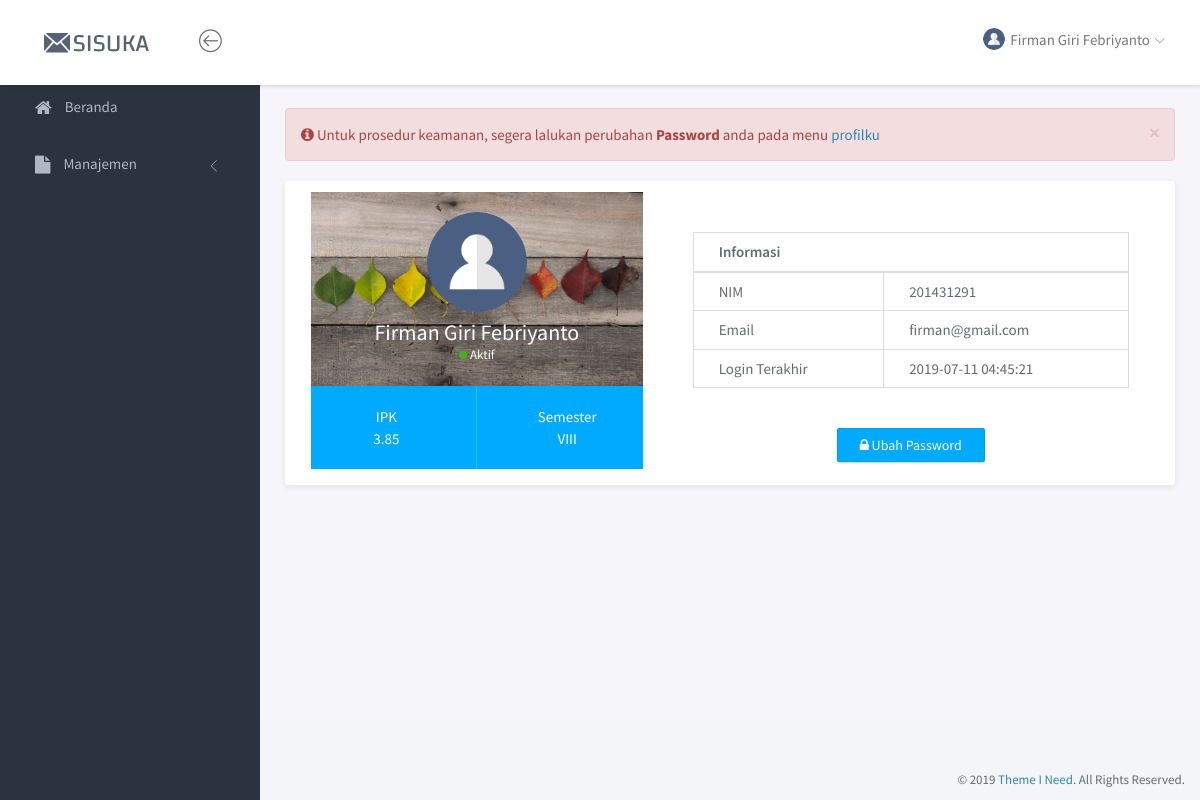
/index.php?page=profil (signed in), run on an earlier commit of the app's database.
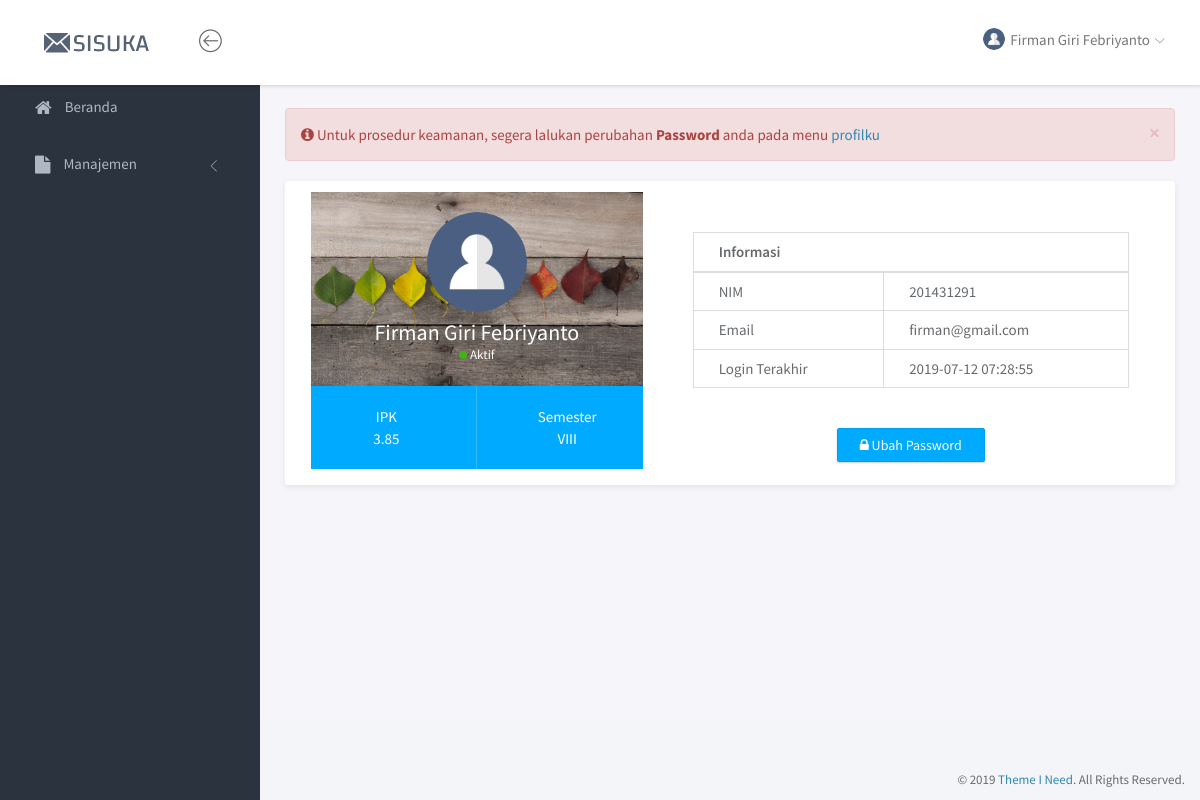
And on a later commit of the database.
### tables this page shows
CREATE TABLE `tbl_mahasiswa` (
  `nim` varchar(15) NOT NULL,
  `nama_lengkap` varchar(100) NOT NULL,
  `email` varchar(50) NOT NULL,
  `ipk` decimal(3,2) NOT NULL,
  `semester` varchar(5) NOT NULL,
  `password` varchar(10) NOT NULL,
  `terakhir_login` timestamp NULL DEFAULT NULL ON UPDATE CURRENT_TIMESTAMP
);

### page/profil/profil.php (the view, shortened to what this page needs)
<div class="panel panel-headline">
    <div class="panel-body">
        <div class="row">
            <div class="col-md-5">
                <div class="profile-header">
                    <div class="profile-main">
                        <img src="<?= $photo ?>" class="img-circle" width="100" alt="<?= $nama ?>">
                        <h3 class="name"><?= $nama ?></h3>
                        <span class="online-status status-available">Aktif</span>
                    </div>
                    <div class="profile-stat">
                        <div class="row">
                            <div class="col-md-6 stat-item">
                                <span>IPK</span> <?= $datauser['ipk'] ?>
                            </div>
                            <div class="col-md-6 stat-item">
                                <span>Semester</span> <?= $datauser['semester'] ?>
                            </div>
                        </div>
                    </div>
                </div>
            </div>
            <div class="col-md-7">
                <div class="profile-info informasiumum">
                    <table class="table table-bordered">
                        <thead>
                            <tr>
                                <th colspan="2">Informasi</th>
                            </tr>
                        </thead>
                        <tbody>
                            <tr>
                                <td>NIM</td>
                                <td><?= $datauser['nim'] ?></td>
                            </tr>
                            <tr>
                                <td>Email</td>
                                <td><?= $datauser['email'] ?></td>
                            </tr>
                            <tr>
                                <td>Login Terakhir</td>
                                <td><?= $datauser['terakhir_login'] ?></td>
                            </tr>
                        </tbody>
                    </table>
                </div>
                <div id="btneditpassword" class="text-center informasiumum"><button class="btn btn-primary"><i class="fa fa-lock"></i> Ubah Password</button></div>
            </div>
        </div>
    </div>
</div>

### index.php (shortened to what this page needs)
<?php
	if (!empty($_SESSION['username']) && !empty($_SESSION['password']) && !empty($_SESSION['role'])){
		include "lib/koneksi.php";
?>
<!doctype html>
<html lang="en">
<head>
	<link rel="stylesheet" href="assets/vendor/bootstrap/css/bootstrap.min.css">
	<link rel="stylesheet" href="assets/vendor/font-awesome/css/font-awesome.min.css">
	<link rel="stylesheet" href="assets/vendor/linearicons/style.css">
	<link rel="stylesheet" href="assets/vendor/chartist/css/chartist-custom.css">
	<link rel="stylesheet" href="assets/css/main.css">
	<link rel="stylesheet" href="assets/css/demo.css">
	<link rel="stylesheet" href="assets/vendor/font-awesome/css/font-awesome.min.css">
	<link rel="stylesheet" href="assets/vendor/datatables.net-bs/css/dataTables.bootstrap.min.css">
</head>
<body>
	<div id="wrapper">
		<?php
			include "service.php";
			include "header.php";
			include "sidebar.php";
		?>
		<div class="main">
			<div class="main-content">
				<div class="container-fluid">
					<?= reminderChangePassword($role, $_SESSION['username']) ?>
					<?php include "content.php"; ?>
				</div>
			</div>
		</div>
		<footer>
			<div class="container-fluid">
				<p class="copyright">&copy; 2019 <a href="https://www.themeineed.com" target="_blank">Theme I Need</a>. All Rights Reserved.</p>
			</div>
		</footer>
	</div>
</body>
</html>
<?php
} ?>

### header.php (shortened to what this page needs)
<nav class="navbar navbar-default navbar-fixed-top">
			<div class="brand">
				<a href="index.html"><img src="assets/img/sisuka.png" alt="Klorofil Logo" class="img-responsive logo"></a>
			</div>
			<div class="container-fluid">
				<div class="navbar-btn">
					<button type="button" class="btn-toggle-fullwidth"><i class="lnr lnr-arrow-left-circle"></i></button>
				</div>
				<div id="navbar-menu">
					<ul class="nav navbar-nav navbar-right">
						<li class="dropdown">
							<a href="#" class="dropdown-toggle" data-toggle="dropdown"><img src="<?= $photo ?>" class="img-circle" alt="Avatar"> <span><?= $nama ?></span> <i class="icon-submenu lnr lnr-chevron-down"></i></a>
						</li>
					</ul>
				</div>
			</div>
		</nav>

### sidebar.php (shortened to what this page needs)
<div id="sidebar-nav" class="sidebar">
	<div class="sidebar-scroll">
        <nav>
            <ul class="nav">
                <li><a href="?page=beranda" class=""><i class="fa fa-home"></i> <span>Beranda</span></a></li>
                <li>
                    <a href="#subPages" data-toggle="collapse" class="collapsed"><i class="fa fa-file"></i> <span>Manajemen</span> <i class="icon-submenu lnr lnr-chevron-left"></i></a>
                </li>
            </ul>
        </nav>
    </div>
</div>

### service.php (shortened to what this page needs)
<?php
$user       = $_SESSION['username'];
$role       = $_SESSION['role'];
if ($role == 1){
    $sql = mysqli_query($conn, "SELECT * FROM tbl_user WHERE username='$user'");
    $datauser = mysqli_fetch_array($sql);
    $nama = $datauser['username'];
    $photo = 'assets/img/admin.png';
} else {
    $sql = mysqli_query($conn, "SELECT * FROM tbl_mahasiswa WHERE nim='$user'");
    $datauser = mysqli_fetch_array($sql);
    $nama = $datauser['nama_lengkap'];
    $photo = 'assets/img/no-photo.png';
}
function reminderChangePassword($role, $nim){
    include "lib/koneksi.php";
    $temp = '';
    if ($role == 2){
        $q = mysqli_query($conn, "SELECT * FROM tbl_mahasiswa WHERE nim='$nim'");
        $data = mysqli_fetch_array($q);
        if (strcmp($nim,$data['password']) == 0){
            $temp = '<div class="alert alert-danger alert-dismissible" role="alert">'.
                        '<button type="button" class="close" data-dismiss="alert" aria-label="Close"><span aria-hidden="true">×</span></button>'.
                        '<i class="fa fa-info-circle"></i> Untuk prosedur keamanan, segera lalukan perubahan <strong>Password</strong> anda pada menu <a href="?page=profil">profilku</a>'.
                    '</div>';
        }
    }
    return $temp;
}
?>

### content.php
<?php
if (isset($_GET['page'])) $page=$_GET['page'];
else $page="beranda";
if ($page == "beranda")                 include("page/beranda.php");
elseif ($page == "logout")              include("page/logout.php");
    elseif ($page == "kategori")                     include("page/kategori/kategori.php");
    elseif ($page == "kategoritambah")               include("page/kategori/kategoritambah.php");
    elseif ($page == "kategoritambahpro")            include("page/kategori/kategoritambahpro.php");
    elseif ($page == "kategoriedit")                 include("page/kategori/kategoriedit.php");
    elseif ($page == "kategorieditpro")              include("page/kategori/kategorieditpro.php");
    elseif ($page == "kategorihapus")                include("page/kategori/kategorihapus.php");
    elseif ($page == "mahasiswa")                    include("page/mahasiswa/mahasiswa.php");
    elseif ($page == "mahasiswatambah")              include("page/mahasiswa/mahasiswatambah.php");
    elseif ($page == "mahasiswatambahpro")           include("page/mahasiswa/mahasiswatambahpro.php");
    elseif ($page == "mahasiswaedit")                include("page/mahasiswa/mahasiswaedit.php");
    elseif ($page == "mahasiswaeditpro")             include("page/mahasiswa/mahasiswaeditpro.php");
    elseif ($page == "mahasiswahapus")               include("page/mahasiswa/mahasiswahapus.php");
    elseif ($page == "persetujuansurat")             include("page/persetujuansurat/persetujuansurat.php");
    elseif ($page == "persetujuansurattambah")       include("page/persetujuansurat/persetujuansurattambah.php");
    elseif ($page == "persetujuansurattambahpro")    include("page/persetujuansurat/persetujuansurattambahpro.php");
    elseif ($page == "persetujuansuratedit")         include("page/persetujuansurat/persetujuansuratedit.php");
    elseif ($page == "persetujuansurateditpro")      include("page/persetujuansurat/persetujuansurateditpro.php");
    elseif ($page == "persetujuansurathapus")        include("page/persetujuansurat/persetujuansurathapus.php");
    elseif ($page == "listsurat")                    include("page/listsurat/listsurat.php");
    elseif ($page == "listsuratlihat")               include("page/listsurat/listsuratlihat.php");
    elseif ($page == "listsuratacc")                 include("page/listsurat/listsuratacc.php");
    elseif ($page == "listsurattolak")               include("page/listsurat/listsurattolak.php");
    elseif ($page == "listsuratmhs")                 include("page/listsurat/listsuratmhs.php");
    elseif ($page == "listsurataccperusahaan")       include("page/listsurat/listsurataccperusahaan.php");
    elseif ($page == "surat")                        include("page/surat/surat.php");
    elseif ($page == "surattambah")                  include("page/surat/surattambah.php");
    elseif ($page == "surattambahpro")               include("page/surat/surattambahpro.php");
    elseif ($page == "suratedit")                    include("page/surat/suratedit.php");
    elseif ($page == "surateditpro")                 include("page/surat/surateditpro.php");
    elseif ($page == "surathapus")                   include("page/surat/surathapus.php");
    elseif ($page == "suratSKL")                     include("page/surat/suratSKL.php");
    elseif ($page == "suratSKK")                     include("page/surat/suratSKK.php");
    elseif ($page == "suratSR")                      include("page/surat/suratSR.php");
    elseif ($page == "suratSRK")                     include("page/surat/suratSRK.php");
    elseif ($page == "suratSM")                      include("page/surat/suratSM.php");
    elseif ($page == "suratkonfirmasi")              include("page/surat/suratkonfirmasi.php");
    elseif ($page == "profil")                       include("page/profil/profil.php");
    elseif ($page == "profiledit")                   include("page/profil/profiledit.php");
    else "Halaman tidak ditemukan";
?>

What changed in the data, as far as the page shows it:
changed tbl_mahasiswa "Firman Giri Febriyanto": terakhir_login "2019-07-11 04:45:21" → "2019-07-12 07:28:55"
